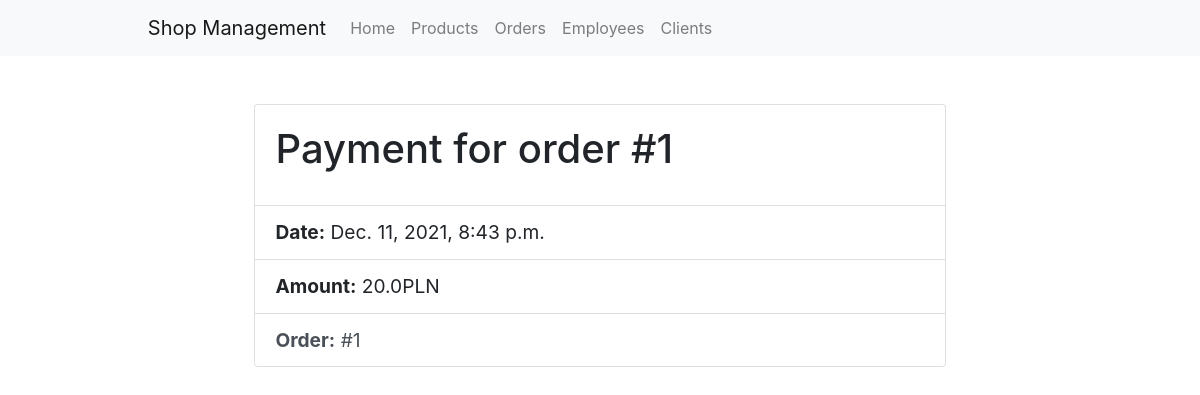
Page /orders/payments/1/ on the committed database.
### orders/models.py (models this page shows, shortened)
class Payment(models.Model):
    date = models.DateTimeField()
    amount = models.FloatField(validators=[MinValueValidator(0)])
    order = models.ForeignKey(Order, on_delete=models.SET_NULL, null=True)
    def __str__(self):
        return f'Payment for order #{self.order.id}'

class Order(models.Model):
    date = models.DateField()
    status = models.CharField(max_length=100)
    comment = models.TextField(max_length=1000)
    address = models.ForeignKey(Address, on_delete=models.SET_NULL, null=True)
    client = models.ForeignKey(Client, on_delete=models.SET_NULL, null=True)
    employee = models.ForeignKey(Employee, on_delete=models.SET_NULL, null=True)

### orders/views.py (the view)
# urls.py: path('payments/<int:pk>/', views.PaymentDetailView.as_view(), name='payment-detail'),
class PaymentDetailView(generic.DetailView):
    model = Payment

### orders/templates/orders/payment_detail.html
{% extends "base.html" %}
{% block content %}
    <div style="width: 90%; margin-left: 5%; font-size:1.2rem;">
        <div class="card" style="width: 80%; margin-left: 10%;">
            <div class="card-body">
              <h1 class="card-title">{{ object}}</h1>
            </div>
            <ul class="list-group list-group-flush">
              <li class="list-group-item"><strong>Date:</strong> {{ object.date }}</li>
              <li class="list-group-item"><strong>Amount:</strong> {{ object.amount }}PLN</li>
              <a class="list-group-item list-group-item-action" href="{% url 'orders:order-detail' object.order.id %}"><strong>Order:</strong> #{{ object.order.id }}</a>
            </ul>
        </div>
    </div>
{% endblock %}

### rows in the picture
Payment: order "Payment for order #1", date "Dec. 11, 2021, 8:43 p.m.", amount "20.0", order.id "1"
